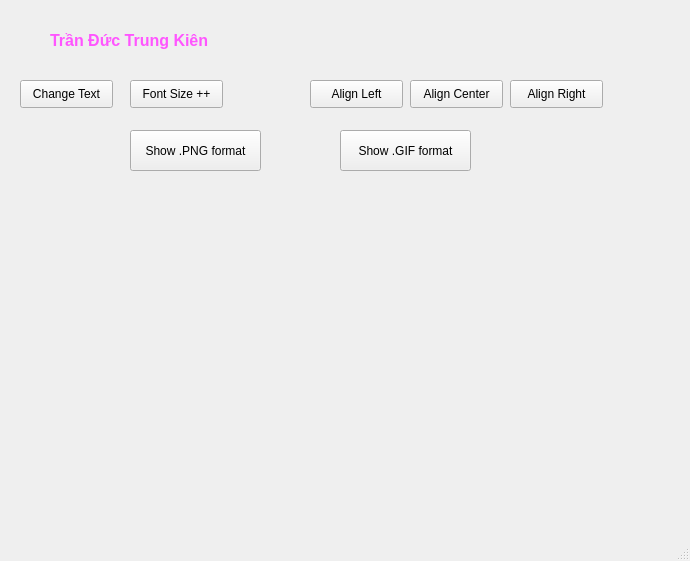
<?xml version="1.0" encoding="UTF-8"?>
<ui version="4.0">
 <class>MainWindow</class>
 <widget class="QMainWindow" name="MainWindow">
  <property name="geometry">
   <rect>
    <x>0</x>
    <y>0</y>
    <width>690</width>
    <height>561</height>
   </rect>
  </property>
  <property name="windowTitle">
   <string>MainWindow</string>
  </property>
  <widget class="QWidget" name="centralwidget">
   <widget class="QLabel" name="titleLabel">
    <property name="geometry">
     <rect>
      <x>50</x>
      <y>10</y>
      <width>601</width>
      <height>61</height>
     </rect>
    </property>
    <property name="text">
     <string>&lt;html&gt;&lt;head/&gt;&lt;body&gt;&lt;p&gt;&lt;span style=&quot; font-size:12pt; font-weight:600; color:#ff55ff;&quot;&gt;Trần Đức Trung Kiên&lt;/span&gt;&lt;/p&gt;&lt;/body&gt;&lt;/html&gt;</string>
    </property>
    <property name="scaledContents">
     <bool>false</bool>
    </property>
   </widget>
   <widget class="QPushButton" name="changeTextpushButton">
    <property name="geometry">
     <rect>
      <x>20</x>
      <y>80</y>
      <width>93</width>
      <height>28</height>
     </rect>
    </property>
    <property name="text">
     <string>Change Text</string>
    </property>
   </widget>
   <widget class="QPushButton" name="fontSizepushButton">
    <property name="geometry">
     <rect>
      <x>130</x>
      <y>80</y>
      <width>93</width>
      <height>28</height>
     </rect>
    </property>
    <property name="text">
     <string>Font Size ++</string>
    </property>
   </widget>
   <widget class="QPushButton" name="alignLeftpushButton">
    <property name="geometry">
     <rect>
      <x>310</x>
      <y>80</y>
      <width>93</width>
      <height>28</height>
     </rect>
    </property>
    <property name="text">
     <string>Align Left</string>
    </property>
   </widget>
   <widget class="QPushButton" name="alignCenterpushButton">
    <property name="geometry">
     <rect>
      <x>410</x>
      <y>80</y>
      <width>93</width>
      <height>28</height>
     </rect>
    </property>
    <property name="text">
     <string>Align Center</string>
    </property>
   </widget>
   <widget class="QPushButton" name="alignRightpushButton">
    <property name="geometry">
     <rect>
      <x>510</x>
      <y>80</y>
      <width>93</width>
      <height>28</height>
     </rect>
    </property>
    <property name="text">
     <string>Align Right</string>
    </property>
   </widget>
   <widget class="QPushButton" name="showPNGpushButton">
    <property name="geometry">
     <rect>
      <x>130</x>
      <y>130</y>
      <width>131</width>
      <height>41</height>
     </rect>
    </property>
    <property name="text">
     <string>Show .PNG format</string>
    </property>
   </widget>
   <widget class="QPushButton" name="showGIFpushButton">
    <property name="geometry">
     <rect>
      <x>340</x>
      <y>130</y>
      <width>131</width>
      <height>41</height>
     </rect>
    </property>
    <property name="text">
     <string>Show .GIF format</string>
    </property>
   </widget>
   <widget class="QLabel" name="imageLabel">
    <property name="geometry">
     <rect>
      <x>130</x>
      <y>220</y>
      <width>421</width>
      <height>251</height>
     </rect>
    </property>
    <property name="text">
     <string/>
    </property>
    <property name="pixmap">
     <pixmap>C:/Users/kien0/OneDrive - zxcvb/Pictures/ThatTinh1.jpg</pixmap>
    </property>
    <property name="scaledContents">
     <bool>true</bool>
    </property>
   </widget>
  </widget>
  <widget class="QMenuBar" name="menubar">
   <property name="geometry">
    <rect>
     <x>0</x>
     <y>0</y>
     <width>690</width>
     <height>26</height>
    </rect>
   </property>
  </widget>
  <widget class="QStatusBar" name="statusbar"/>
 </widget>
 <resources/>
 <connections/>
</ui>
